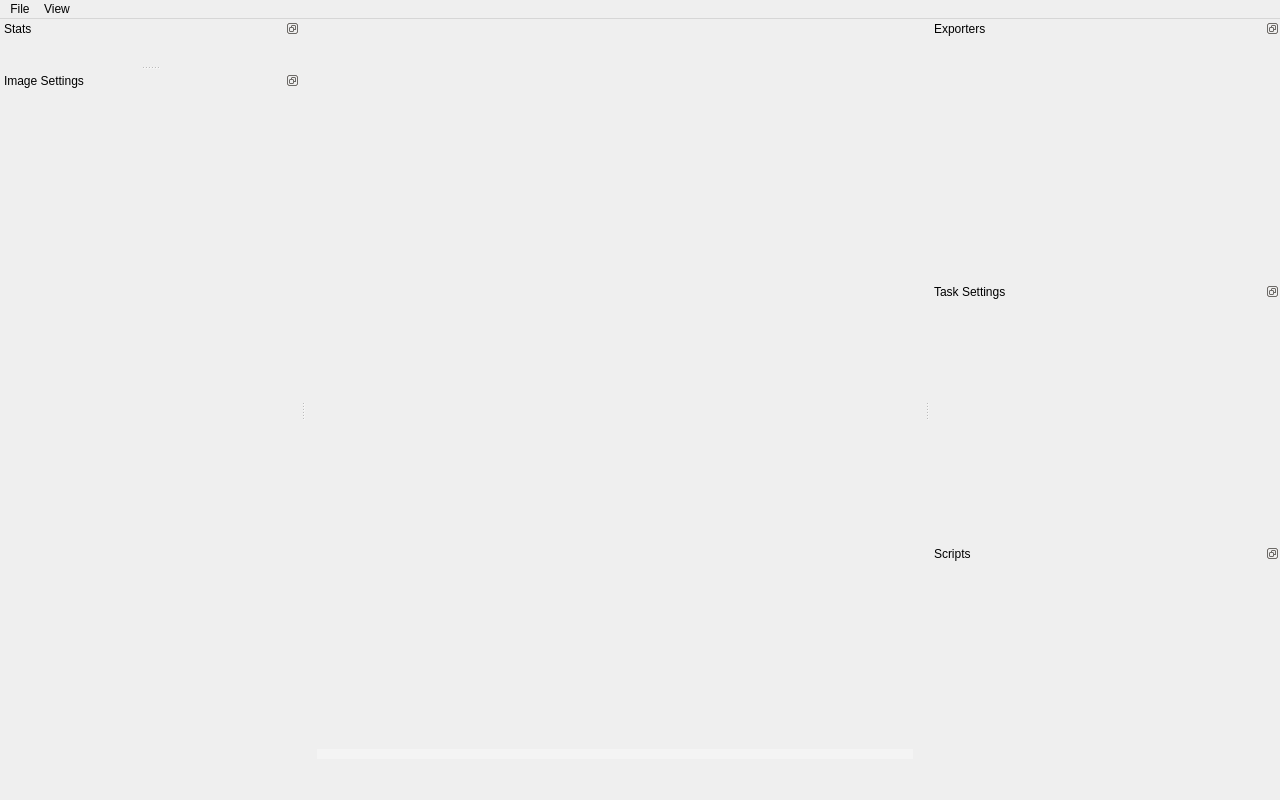
<?xml version="1.0" encoding="UTF-8"?>
<ui version="4.0">
 <class>ImageTaskWindow</class>
 <widget class="QMainWindow" name="ImageTaskWindow">
  <property name="geometry">
   <rect>
    <x>0</x>
    <y>0</y>
    <width>1280</width>
    <height>800</height>
   </rect>
  </property>
  <property name="sizePolicy">
   <sizepolicy hsizetype="Expanding" vsizetype="Expanding">
    <horstretch>0</horstretch>
    <verstretch>0</verstretch>
   </sizepolicy>
  </property>
  <property name="minimumSize">
   <size>
    <width>1280</width>
    <height>800</height>
   </size>
  </property>
  <property name="windowTitle">
   <string notr="true"/>
  </property>
  <property name="unifiedTitleAndToolBarOnMac">
   <bool>true</bool>
  </property>
  <widget class="QWidget" name="centralWidget">
   <property name="sizePolicy">
    <sizepolicy hsizetype="MinimumExpanding" vsizetype="MinimumExpanding">
     <horstretch>0</horstretch>
     <verstretch>0</verstretch>
    </sizepolicy>
   </property>
   <property name="minimumSize">
    <size>
     <width>400</width>
     <height>400</height>
    </size>
   </property>
   <property name="autoFillBackground">
    <bool>true</bool>
   </property>
   <layout class="QVBoxLayout" name="verticalLayout_15">
    <item>
     <widget class="QSplitter" name="splitter">
      <property name="styleSheet">
       <string notr="true">QSplitter::handle
{
    background-color: rgba(255, 255, 255, 80);
}</string>
      </property>
      <property name="orientation">
       <enum>Qt::Vertical</enum>
      </property>
      <property name="handleWidth">
       <number>10</number>
      </property>
      <property name="childrenCollapsible">
       <bool>false</bool>
      </property>
      <widget class="QWidget" name="imageViewContainer" native="true">
       <property name="sizePolicy">
        <sizepolicy hsizetype="Expanding" vsizetype="Expanding">
         <horstretch>0</horstretch>
         <verstretch>2</verstretch>
        </sizepolicy>
       </property>
       <property name="minimumSize">
        <size>
         <width>0</width>
         <height>0</height>
        </size>
       </property>
       <property name="autoFillBackground">
        <bool>true</bool>
       </property>
       <layout class="QVBoxLayout" name="verticalLayout_4">
        <item>
         <layout class="QVBoxLayout" name="imageViewContainerLayout"/>
        </item>
       </layout>
      </widget>
      <widget class="geometrize::dialog::ScriptConsole" name="consoleWidget" native="true">
       <property name="enabled">
        <bool>true</bool>
       </property>
       <property name="sizePolicy">
        <sizepolicy hsizetype="MinimumExpanding" vsizetype="MinimumExpanding">
         <horstretch>0</horstretch>
         <verstretch>0</verstretch>
        </sizepolicy>
       </property>
      </widget>
     </widget>
    </item>
   </layout>
  </widget>
  <widget class="QMenuBar" name="menuBar">
   <property name="geometry">
    <rect>
     <x>0</x>
     <y>0</y>
     <width>1280</width>
     <height>19</height>
    </rect>
   </property>
   <property name="autoFillBackground">
    <bool>true</bool>
   </property>
   <widget class="QMenu" name="menuFile">
    <property name="title">
     <string extracomment="The title of the File menu that contains commands relating to the handling of files, such as open, save, print, etc">File</string>
    </property>
    <addaction name="actionLoad_Settings_Template"/>
    <addaction name="actionSave_Settings_Template"/>
    <addaction name="actionExit"/>
   </widget>
   <widget class="QMenu" name="menuView">
    <property name="title">
     <string extracomment="The title of the View menu that contains commands relating to the handling of visual elements, such as the size and visibility of windows and dialogs within the app">View</string>
    </property>
    <addaction name="actionReveal_Launch_Window"/>
    <addaction name="actionScript_Console"/>
    <addaction name="actionPixmap_Results_View"/>
    <addaction name="actionVector_Results_View"/>
   </widget>
   <addaction name="menuFile"/>
   <addaction name="menuView"/>
  </widget>
  <widget class="QDockWidget" name="statsDock">
   <property name="maximumSize">
    <size>
     <width>600</width>
     <height>800</height>
    </size>
   </property>
   <property name="contextMenuPolicy">
    <enum>Qt::PreventContextMenu</enum>
   </property>
   <property name="autoFillBackground">
    <bool>true</bool>
   </property>
   <property name="features">
    <set>QDockWidget::DockWidgetFloatable|QDockWidget::DockWidgetMovable</set>
   </property>
   <property name="allowedAreas">
    <set>Qt::LeftDockWidgetArea|Qt::RightDockWidgetArea</set>
   </property>
   <property name="windowTitle">
    <string extracomment="Title of a section that contains statistics about a task, such as the length of time a task has been running">Stats</string>
   </property>
   <attribute name="dockWidgetArea">
    <number>1</number>
   </attribute>
   <widget class="geometrize::dialog::ImageTaskStatsWidget" name="statsDockContents"/>
  </widget>
  <widget class="QDockWidget" name="imageSettingsDock">
   <property name="minimumSize">
    <size>
     <width>300</width>
     <height>300</height>
    </size>
   </property>
   <property name="maximumSize">
    <size>
     <width>800</width>
     <height>1350</height>
    </size>
   </property>
   <property name="contextMenuPolicy">
    <enum>Qt::PreventContextMenu</enum>
   </property>
   <property name="features">
    <set>QDockWidget::DockWidgetFloatable|QDockWidget::DockWidgetMovable</set>
   </property>
   <property name="allowedAreas">
    <set>Qt::LeftDockWidgetArea|Qt::RightDockWidgetArea</set>
   </property>
   <property name="windowTitle">
    <string extracomment="Title of a section that contains settings that affect the image that the app will transform into shapes">Image Settings</string>
   </property>
   <attribute name="dockWidgetArea">
    <number>1</number>
   </attribute>
   <widget class="QWidget" name="targetImageSettingsDockContents">
    <layout class="QVBoxLayout" name="verticalLayout">
     <item>
      <widget class="QScrollArea" name="targetImageSettingsScrollArea">
       <property name="frameShape">
        <enum>QFrame::NoFrame</enum>
       </property>
       <property name="frameShadow">
        <enum>QFrame::Plain</enum>
       </property>
       <property name="horizontalScrollBarPolicy">
        <enum>Qt::ScrollBarAlwaysOff</enum>
       </property>
       <property name="widgetResizable">
        <bool>true</bool>
       </property>
       <widget class="geometrize::dialog::ImageTaskImageWidget" name="imageTaskImageWidget">
        <property name="geometry">
         <rect>
          <x>0</x>
          <y>0</y>
          <width>282</width>
          <height>657</height>
         </rect>
        </property>
       </widget>
      </widget>
     </item>
    </layout>
   </widget>
  </widget>
  <widget class="QDockWidget" name="exporterDock">
   <property name="minimumSize">
    <size>
     <width>300</width>
     <height>300</height>
    </size>
   </property>
   <property name="maximumSize">
    <size>
     <width>800</width>
     <height>1350</height>
    </size>
   </property>
   <property name="contextMenuPolicy">
    <enum>Qt::PreventContextMenu</enum>
   </property>
   <property name="features">
    <set>QDockWidget::DockWidgetFloatable|QDockWidget::DockWidgetMovable</set>
   </property>
   <property name="allowedAreas">
    <set>Qt::LeftDockWidgetArea|Qt::RightDockWidgetArea</set>
   </property>
   <property name="windowTitle">
    <string extracomment="Title of a section that contains preferences and settings for and saving and exporting results data and images">Exporters</string>
   </property>
   <attribute name="dockWidgetArea">
    <number>2</number>
   </attribute>
   <widget class="QWidget" name="exporterDockContents">
    <layout class="QVBoxLayout" name="verticalLayout_2">
     <item>
      <widget class="QScrollArea" name="exporterScrollArea">
       <property name="minimumSize">
        <size>
         <width>0</width>
         <height>0</height>
        </size>
       </property>
       <property name="frameShape">
        <enum>QFrame::NoFrame</enum>
       </property>
       <property name="frameShadow">
        <enum>QFrame::Plain</enum>
       </property>
       <property name="horizontalScrollBarPolicy">
        <enum>Qt::ScrollBarAlwaysOff</enum>
       </property>
       <property name="widgetResizable">
        <bool>true</bool>
       </property>
       <widget class="geometrize::dialog::ImageTaskExportWidget" name="imageTaskExportWidget">
        <property name="geometry">
         <rect>
          <x>0</x>
          <y>0</y>
          <width>332</width>
          <height>263</height>
         </rect>
        </property>
       </widget>
      </widget>
     </item>
    </layout>
   </widget>
  </widget>
  <widget class="QDockWidget" name="runnerSettingsDock">
   <property name="minimumSize">
    <size>
     <width>350</width>
     <height>300</height>
    </size>
   </property>
   <property name="maximumSize">
    <size>
     <width>800</width>
     <height>1350</height>
    </size>
   </property>
   <property name="contextMenuPolicy">
    <enum>Qt::PreventContextMenu</enum>
   </property>
   <property name="features">
    <set>QDockWidget::DockWidgetFloatable|QDockWidget::DockWidgetMovable</set>
   </property>
   <property name="allowedAreas">
    <set>Qt::LeftDockWidgetArea|Qt::RightDockWidgetArea</set>
   </property>
   <property name="windowTitle">
    <string extracomment="Title of a section that contains preferences and settings that affect the image geometrizing task">Task Settings</string>
   </property>
   <attribute name="dockWidgetArea">
    <number>2</number>
   </attribute>
   <widget class="QWidget" name="runnerSettingsDockContents">
    <property name="sizePolicy">
     <sizepolicy hsizetype="Preferred" vsizetype="Preferred">
      <horstretch>0</horstretch>
      <verstretch>0</verstretch>
     </sizepolicy>
    </property>
    <layout class="QVBoxLayout" name="verticalLayout_3">
     <item>
      <widget class="QScrollArea" name="runnerSettingsScrollArea">
       <property name="frameShape">
        <enum>QFrame::NoFrame</enum>
       </property>
       <property name="frameShadow">
        <enum>QFrame::Plain</enum>
       </property>
       <property name="horizontalScrollBarPolicy">
        <enum>Qt::ScrollBarAlwaysOff</enum>
       </property>
       <property name="widgetResizable">
        <bool>true</bool>
       </property>
       <widget class="geometrize::dialog::ImageTaskRunnerWidget" name="imageTaskRunnerWidget">
        <property name="geometry">
         <rect>
          <x>0</x>
          <y>0</y>
          <width>332</width>
          <height>263</height>
         </rect>
        </property>
       </widget>
      </widget>
     </item>
    </layout>
   </widget>
  </widget>
  <widget class="QDockWidget" name="scriptsDock">
   <property name="minimumSize">
    <size>
     <width>350</width>
     <height>300</height>
    </size>
   </property>
   <property name="maximumSize">
    <size>
     <width>800</width>
     <height>2400</height>
    </size>
   </property>
   <property name="contextMenuPolicy">
    <enum>Qt::PreventContextMenu</enum>
   </property>
   <property name="features">
    <set>QDockWidget::DockWidgetFloatable|QDockWidget::DockWidgetMovable</set>
   </property>
   <property name="allowedAreas">
    <set>Qt::LeftDockWidgetArea|Qt::RightDockWidgetArea</set>
   </property>
   <property name="windowTitle">
    <string>Scripts</string>
   </property>
   <attribute name="dockWidgetArea">
    <number>2</number>
   </attribute>
   <widget class="QWidget" name="scriptsDockContents">
    <layout class="QHBoxLayout" name="horizontalLayout">
     <item>
      <widget class="QScrollArea" name="scriptsDockScrollArea">
       <property name="frameShape">
        <enum>QFrame::NoFrame</enum>
       </property>
       <property name="frameShadow">
        <enum>QFrame::Plain</enum>
       </property>
       <property name="horizontalScrollBarPolicy">
        <enum>Qt::ScrollBarAlwaysOff</enum>
       </property>
       <property name="widgetResizable">
        <bool>true</bool>
       </property>
       <widget class="geometrize::dialog::ImageTaskScriptingWidget" name="scriptsWidget">
        <property name="geometry">
         <rect>
          <x>0</x>
          <y>0</y>
          <width>332</width>
          <height>263</height>
         </rect>
        </property>
       </widget>
      </widget>
     </item>
    </layout>
   </widget>
  </widget>
  <action name="actionExit">
   <property name="text">
    <string extracomment="Text on a menu item that closes the window when pressed">Close</string>
   </property>
  </action>
  <action name="actionSave_Settings_Template">
   <property name="text">
    <string extracomment="Text on a menu item that opens a file saving dialog, allowing the user to select a location to save a settings file">Save Settings File</string>
   </property>
  </action>
  <action name="actionReveal_Launch_Window">
   <property name="text">
    <string extracomment="Text on a menu item that opens or reveals the main launch window of the app when pressed">Show Launch Window</string>
   </property>
  </action>
  <action name="actionLoad_Settings_Template">
   <property name="text">
    <string extracomment="Text on a menu item that opens a file selection dialog, allowing the user to select a settings file to load">Load Settings File</string>
   </property>
  </action>
  <action name="actionScript_Console">
   <property name="checkable">
    <bool>true</bool>
   </property>
   <property name="text">
    <string extracomment="Text on a menu item that shows or hides the script console when pressed">Script Console</string>
   </property>
  </action>
  <action name="actionReveal_Script_Editor">
   <property name="text">
    <string extracomment="Text on a menu item that opens or reveals the script editor panel when pressed">Reveal Script Editor</string>
   </property>
  </action>
  <action name="actionPixmap_Results_View">
   <property name="checkable">
    <bool>true</bool>
   </property>
   <property name="checked">
    <bool>false</bool>
   </property>
   <property name="text">
    <string extracomment="Text on a menu item that shows or hides a window containing a pixmap/bitmap/raster drawing of the shapes the app has created">Pixmap Image View</string>
   </property>
  </action>
  <action name="actionVector_Results_View">
   <property name="checkable">
    <bool>true</bool>
   </property>
   <property name="checked">
    <bool>true</bool>
   </property>
   <property name="text">
    <string extracomment="Text on a menu item that shows or hides a window containing a vector-based (SVG) graphic of the shapes the app has created">Vector Graphics View</string>
   </property>
  </action>
 </widget>
 <layoutdefault spacing="6" margin="11"/>
 <customwidgets>
  <customwidget>
   <class>geometrize::dialog::ScriptConsole</class>
   <extends>QWidget</extends>
   <header>dialog/scriptconsole.h</header>
   <container>1</container>
  </customwidget>
  <customwidget>
   <class>geometrize::dialog::ImageTaskStatsWidget</class>
   <extends>QWidget</extends>
   <header>dialog/imagetaskstatswidget.h</header>
   <container>1</container>
  </customwidget>
  <customwidget>
   <class>geometrize::dialog::ImageTaskImageWidget</class>
   <extends>QWidget</extends>
   <header>dialog/imagetaskimagewidget.h</header>
   <container>1</container>
  </customwidget>
  <customwidget>
   <class>geometrize::dialog::ImageTaskExportWidget</class>
   <extends>QWidget</extends>
   <header>dialog/imagetaskexportwidget.h</header>
   <container>1</container>
  </customwidget>
  <customwidget>
   <class>geometrize::dialog::ImageTaskRunnerWidget</class>
   <extends>QWidget</extends>
   <header>dialog/imagetaskrunnerwidget.h</header>
   <container>1</container>
  </customwidget>
  <customwidget>
   <class>geometrize::dialog::ImageTaskScriptingWidget</class>
   <extends>QWidget</extends>
   <header>dialog/imagetaskscriptingwidget.h</header>
   <container>1</container>
  </customwidget>
 </customwidgets>
 <resources/>
 <connections/>
</ui>
